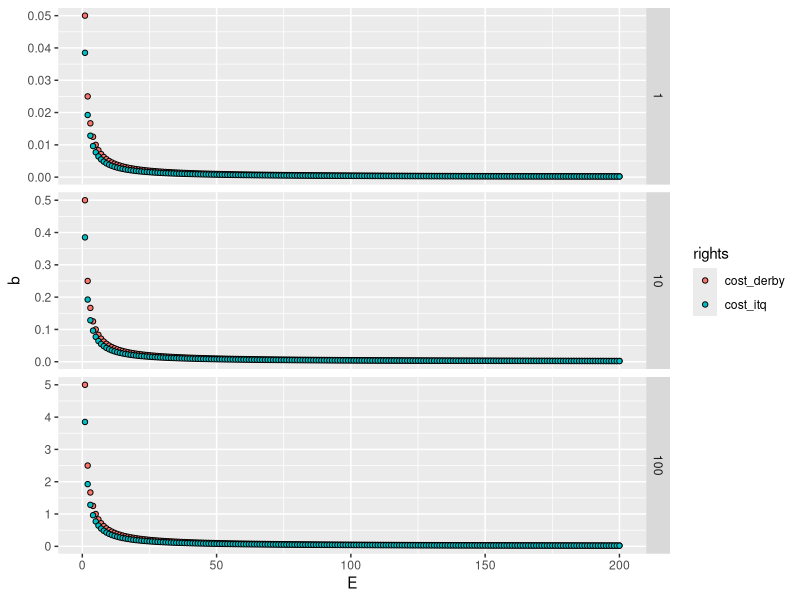

This figure's R source:
## ---- chunk 1

library(dplyr)
library(ggplot2)
library(tidyr)

pop = c(1,10,100)

effort = 1:200

a = 10

q = 0.01

out = expand.grid(pop = pop,effort = effort)

# out$cost_derby = (a)/(2*out$effort)

out$cost_derby = (a*q*out$pop)/(2*out$effort)

out$cost_itq = 0.77 * out$cost_derby 

# out$cost_itq = (a*q)/2

out$catch = pmin(out$pop,out$pop*q*out$effort)

dat <- out %>%
  as_data_frame() %>%
  gather('rights','cost',cost_derby:cost_itq) %>%
    mutate(catch = pmin(pop,pop*q*effort), revenue = catch*a,
         costs = cost*effort^2,
         profits = revenue - costs,
         marginal_prof = a*q*pop - 2*(cost*effort))

  dat %>%
  ggplot(aes(effort,cost, fill = rights)) +
  geom_point(shape = 21) +
  facet_grid(pop ~., scales = 'free') +
    xlab('E') +
    ylab('b')


